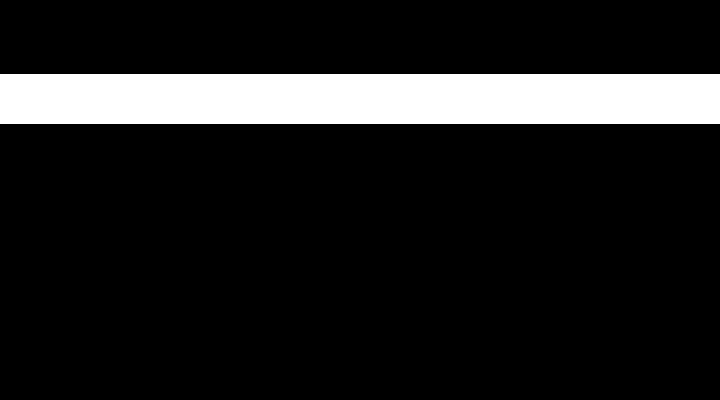
Frame 1 (no input)
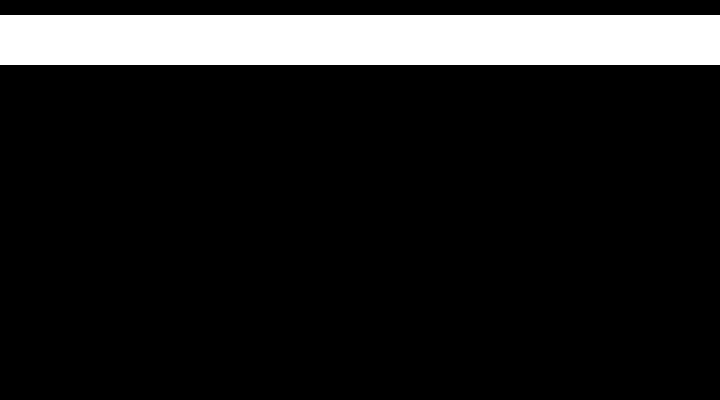
Frame 60 (no input)
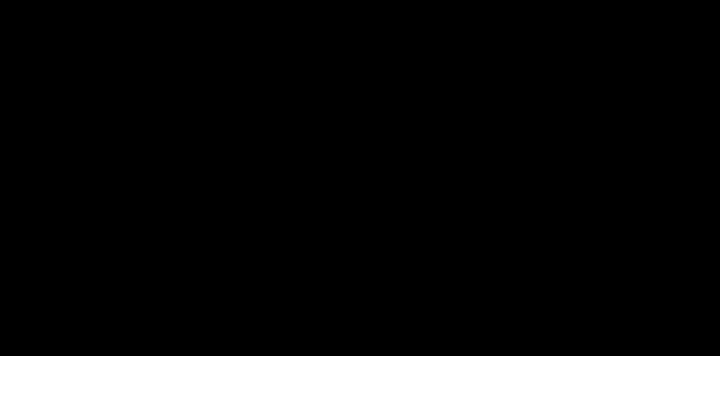
Frame 120 (the mouse pressed at the canvas centre since frame 60)

The p5.js sketch that drew these frames (run headless with seeded random() and noise() and a simulated clock; from frame 60 on, the mouse is pressed at the canvas centre):

// p5.js sketch
// ── sketch.js
var y = 100;

function setup() {
  createCanvas(720, 400);  
  frameRate(30);
  strokeWeight(50);
  stroke(255, 255);
}

function draw() { 
  background(0);  
  y = y - 1; 
  if (y < 0) { 
    y = height; 
  } 
  line(0, y, width, y);  
} 
